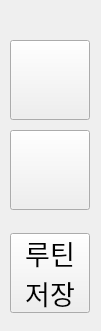
     <widget class="QFrame" name="frame_20">
      <property name="geometry">
       <rect>
        <x>690</x>
        <y>130</y>
        <width>101</width>
        <height>331</height>
       </rect>
      </property>
      <property name="frameShape">
       <enum>QFrame::NoFrame</enum>
      </property>
      <property name="frameShadow">
       <enum>QFrame::Raised</enum>
      </property>
      <widget class="QPushButton" name="addroutine_6">
       <property name="geometry">
        <rect>
         <x>10</x>
         <y>40</y>
         <width>80</width>
         <height>80</height>
        </rect>
       </property>
       <property name="text">
        <string/>
       </property>
       <property name="icon">
        <iconset resource="resources.qrc">
         <normaloff>:/icons/icons/plus.svg</normaloff>:/icons/icons/plus.svg</iconset>
       </property>
       <property name="iconSize">
        <size>
         <width>25</width>
         <height>25</height>
        </size>
       </property>
      </widget>
      <widget class="QPushButton" name="deleteroutine_6">
       <property name="geometry">
        <rect>
         <x>10</x>
         <y>130</y>
         <width>80</width>
         <height>80</height>
        </rect>
       </property>
       <property name="text">
        <string/>
       </property>
       <property name="icon">
        <iconset resource="resources.qrc">
         <normaloff>:/icons/icons/minus.svg</normaloff>:/icons/icons/minus.svg</iconset>
       </property>
      </widget>
      <widget class="QPushButton" name="saveroutinedb_6">
       <property name="geometry">
        <rect>
         <x>10</x>
         <y>233</y>
         <width>80</width>
         <height>80</height>
        </rect>
       </property>
       <property name="font">
        <font>
         <pointsize>20</pointsize>
        </font>
       </property>
       <property name="text">
        <string>루틴
저장</string>
       </property>
      </widget>
     </widget>
